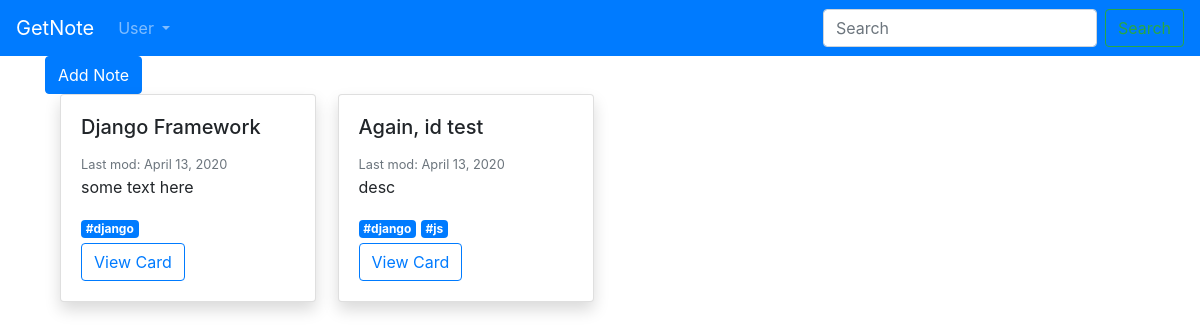
Before: /note/tag/django/ (signed in) with the older database file.
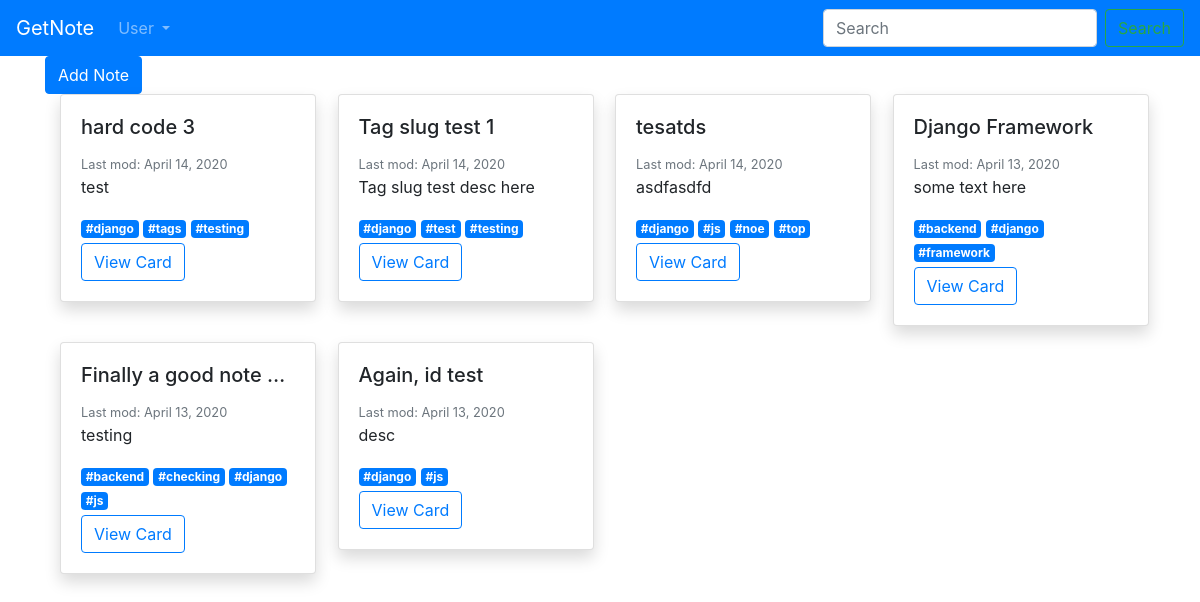
After: the same page with the newer database file.
### note/models.py (models this page shows, shortened)
class Note(models.Model):
    user = models.ForeignKey(settings.AUTH_USER_MODEL,on_delete=models.CASCADE)
    title = models.CharField(max_length=30)
    text = models.TextField(null=True,blank=True)
    tags = models.ManyToManyField(Tag)
    created_date = models.DateTimeField(auto_now_add=True)
    last_modified = models.DateTimeField(auto_now=True)
    slug = models.SlugField(null=False,unique=True)
    class Meta:
        ordering= ['-last_modified']
    def getNoteTags(self):
        return self.tags.all()

class Tag(models.Model):
    name = models.CharField(max_length=50,unique=True)
    slug = models.SlugField(null=False,unique=True)
    class Meta:
        ordering= ['name']

### note/views.py (the view)
# urls.py: path("tag/<slug:slug>/",TagFilterView.as_view(),name='tag_filter'),
class TagFilterView(ListView):
    template_name = "base/home_page.html"
    model = Note
    def get_queryset(self):
        tags = self.kwargs['slug']
        queryset = super(TagFilterView, self).get_queryset()
        if self.request.user.is_authenticated:
            user = self.request.user
            queryset = Note.objects.filter(user_id=user.id).filter(tags__name=tags)
        else:
            queryset = Note.objects.none()
        return queryset
    def get_context_data(self, **kwargs):
        context = super(TagFilterView, self).get_context_data(**kwargs)
        if self.request.user.is_authenticated:
            tagList = ""
            for q in getDistinctUserTags(self.request):
                tagList+=q.name+","
            context['tagList']=tagList[:len(tagList)-1]
        return context

### accounts/models.py (called while the page is built)
    @property
    def is_active(self):
        return self.active

### note/views.py (called while the page is built)
def getDistinctUserTags(request):
    user = request.user
    return Tag.objects.filter(note__user=user).distinct()

### templates/base/home_page.html
{% extends 'base.html' %}
{% block content %}
    {% if user.is_authenticated %}
        {% include 'snippet/note.html' %}
        {% include 'list_note.html' with note_list=object_list %}
    {% else %}
        <div class="alert alert-primary my-4" role="alert">
            <h4 class="text-center">Join GetNote to add notes here. <a href="{% url "accounts:login_page" %}">Login</a></h4>
        </div>
    {% endif %}
{% endblock content %}

### templates/base.html (shortened to what this page needs)
<!DOCTYPE html>
<html lang="en">
    <head>
        {% include 'base/css.html' %}
    </head>
    <body>
        {% include 'base/navigation_bar.html' %}
        <div class="container">
            {% block content %}
            {% endblock content %}
        </div>
    </body>
</html>

### templates/base/css.html (shortened to what this page needs)
{% load static %}
<link rel="stylesheet" href="https://stackpath.bootstrapcdn.com/bootstrap/4.4.1/css/bootstrap.min.css">
<link rel="stylesheet" href="{% static 'css/tagify.css' %}">

### templates/base/navigation_bar.html (shortened to what this page needs)
<nav class="navbar navbar-expand-lg navbar-dark bg-primary">
  <a class="navbar-brand" href="{% url 'home_page' %}">GetNote</a>
  <div class="collapse navbar-collapse" id="navbarSupportedContent">
    <ul class="navbar-nav mr-auto">
      <li class="nav-item dropdown">
        <a class="nav-link dropdown-toggle" href="#" id="navbarDropdown" role="button" data-toggle="dropdown" aria-haspopup="true" aria-expanded="false">
          User
        </a>
      </li>
    </ul>
    <form class="form-inline my-2 my-lg-0">
      <input class="form-control mr-sm-2" type="search" placeholder="Search" aria-label="Search">
      <button class="btn btn-outline-success my-2 my-sm-0" type="submit">Search</button>
    </form>
  </div>
</nav>

### note/templates/snippet/note.html (shortened to what this page needs)
<button type="button" class="btn btn-primary" data-toggle="modal" data-target="#addNoteModel">Add Note</button>

### note/templates/list_note.html (shortened to what this page needs)
<div class="container">
    <div class="row note-list-row">
        {% if note_list %}
            {% for note in note_list %}
                <div class="col-3">
                    {% include 'snippet/preview.html' with note=note %}
                </div>
            {% endfor %}
        {% else %}
            <p id="empty-note-msg">You have empty Note, Create Now</p>
        {% endif %}
    </div>
</div>

### note/templates/snippet/preview.html
<div class="card shadow mb-3 bg-white rounded note-preview-card" style="width: 16rem;">
    <div class="card-body">
        <h5 class="card-title">{{ note.title|truncatechars:21 }}</h5>
        <small class="card-subtitle mb-2 pt-2 text-muted">Last mod: {{ note.last_modified.date }}</small>
        <br>
        <p class="card-text">{{ note.text|truncatechars:80 }}</p>
        <div id="badge-list">
            {% for tag in note.getNoteTags %}
                <a href="{% url 'note:tag_filter' tag.slug %}" class="badge badge-primary">#{{ tag.name }}</a>
            {% endfor %}
        </div>
        <button type="button" value="{{ note.id }}" id="view-edit-note-{{ note.id }}" class="btn btn-outline-primary mt-1 note-model-view" data-toggle="modal" data-target="#addNoteModel">View Card</button>
    </div>
</div>

### templates/base/js.html (shortened to what this page needs)
{% load static %}

### note/static/css/tagify.css (style rules this page uses)
:root { --tagify-dd-color-primary:rgb(53,149,246);--tagify-dd-bg-color:white }

Changed rows visible on the page:
added Note: title "hard code 3", last_modified "April 14, 2020", text "test", {{ note.id }} 51 (drawn), Tag (name "django")
added Tag: name "tags", shown under "hard code 3"
added Tag: name "testing"
added Note: title "Tag slug test 1", last_modified "April 14, 2020", text "Tag slug test desc here", {{ note.id }} 41 (drawn), Tag (name "django")
added Tag: name "test", shown under "Tag slug test 1"
added Note: title "tesatds", last_modified "April 14, 2020", text "asdfasdfd", {{ note.id }} 37 (drawn), Tag (name "django"), Tag (name "js")
added Tag: name "noe", shown under "tesatds"
added Tag: name "top", shown under "tesatds"
changed Note "Django Framework": gains Tag (name "framework")
added Tag: name "backend"
now on this page (row unchanged): Note: title "Finally a good note …", last_modified "April 13, 2020", text "testing", {{ note.id }} 18 (drawn), Tag (name "django"), Tag (name "js")
added Tag: name "checking", shown under "Finally a good note …"
